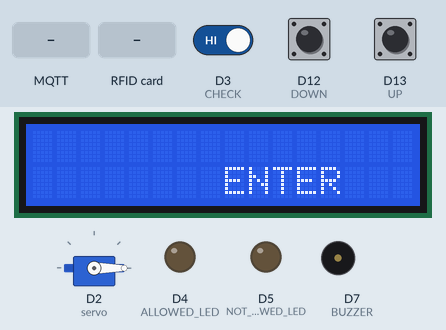
Recording of a sketch running on a simulated Arduino MKR. Shown: 16×2 character LCD, servo, output pins drawn as LEDs (lit = HIGH), buzzer (waves = sounding). Inputs (shaded band) come from the test bench; at power-on: D3 (CHECK) HIGH, D12 (DOWN) LOW, D13 (UP) LOW. WiFi joins after 1.5 s; servers stay silent unless stated; no MQTT or app messages arrive unless stated; what the sketch prints to the serial monitor is not drawn.

Above: at 14.1 s.
14.2 s: MQTT message "1" arrives on the second subscribed topic
At 15.7 s:
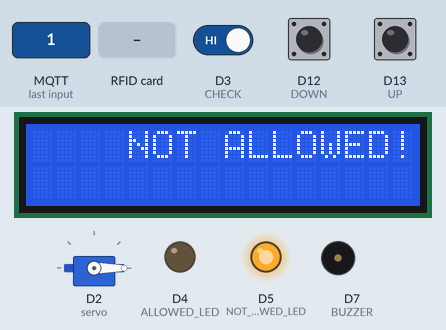
17.2 s: D3 (CHECK) driven LOW
At 19.2 s:
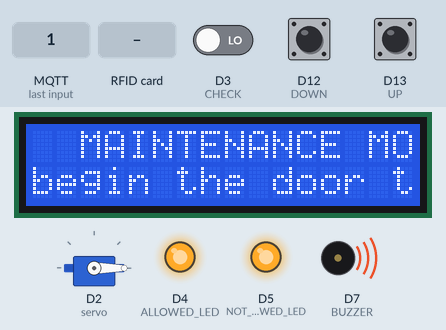
20.2 s: D3 (CHECK) driven HIGH
At 21.4 s:
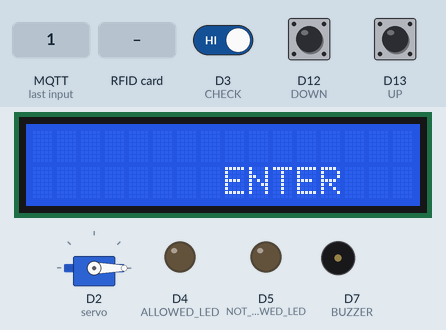
21.7 s: D12 (DOWN) pulled HIGH for 1 s
At 23.2 s:
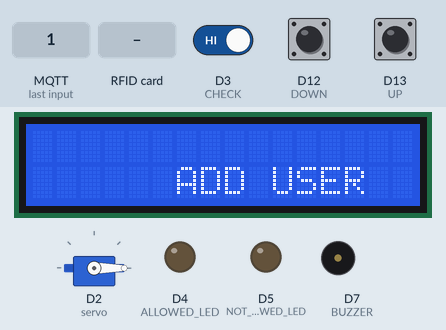
24.2 s: RFID card 5E 7A 19 C4 held to the reader
At 26.5 s:
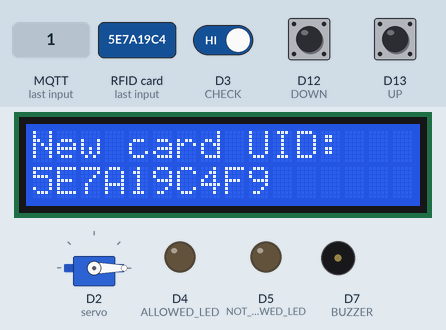
27.2 s: RFID card 5E 7A 19 C4 held to the reader
At 29.1 s:
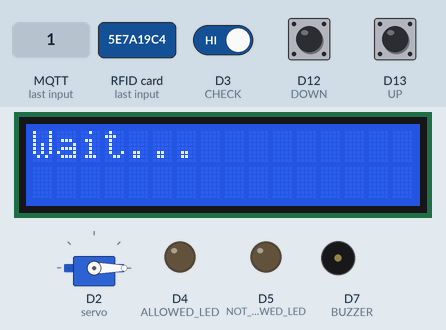
Timing chart, 0 to 30.6 s (numbered marks = the images above; inputs shaded):
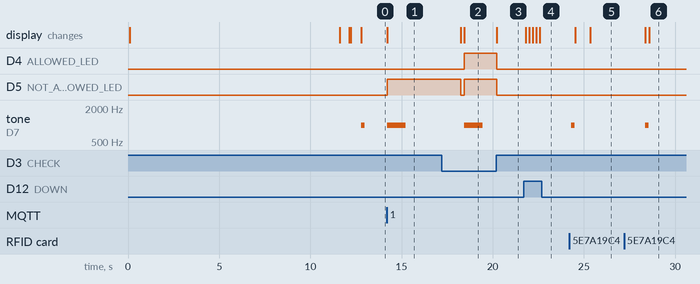

The sketch:

secure-door.ino
```cpp
#include <Servo.h>
#include <SPI.h>
#include <RFID.h>
#include <LiquidCrystal_I2C.h>
#include <WiFiNINA.h>
#include <ArduinoMqttClient.h>

#include "arduino_secrets.h"

#define SDA_DIO 10
#define RESET_DIO 9
#define ALLOWED_LED 4
#define NOT_ALLOWED_LED 5
#define UP 13
#define DOWN 12
#define CHECK 3
#define BUZZER 7

char ssid[] = SECRET_SSID;
char pass[] = SECRET_PASS;
String options[] = {"        ENTER","      ADD USER","    DELETE USER"};
int status = WL_IDLE_STATUS;
int choice = 0;
String uid = "";

// MQTT Credentials
const char broker[] = MQTT_BROKER;
const int port = MQTT_BROKER_PORT;
const char username[] = MQTT_BROKER_USER;
const char password[] = MQTT_BROKER_PWD;
const char access_request[] = "access/request";
const char access_response[] = "access/response";
const char register_request[] = "register/request";
const char register_response[] = "register/response";
const char delete_request[] = "delete/request";
const char delete_response[] = "delete/response";
const char emergency_lock[] = "emergency/lock";

Servo servo;
RFID RC522(SDA_DIO, RESET_DIO);
LiquidCrystal_I2C lcd(0x27, 16, 2);

WiFiClient wifiClient;
MqttClient mqttClient(wifiClient);

unsigned long lastMillis = 0;

void openDoorRequest(String addressCard) {
  mqttClient.beginMessage(access_request);
  mqttClient.print((String) addressCard);
  mqttClient.endMessage();
}

void openDoor() {
    lcd.clear();
    lcd.setCursor(0, 0);
    lcd.print("   ALLOWED TO PASS!");
    digitalWrite(ALLOWED_LED, HIGH);

    tone(BUZZER, 1000);
    delay(100);
    noTone(BUZZER);
    tone(BUZZER, 1000);
    delay(100);
    noTone(BUZZER);

    servo.write(90);

    delay(4000);
    lcd.setCursor(0, 0);
    lcd.print("Please, close the   door :)");
    while(!digitalRead(CHECK));
    delay(1000);

    servo.write(0);
}

void denyAccess() {
  lcd.clear();
  lcd.print("    NOT ALLOWED!");
  Serial.println("Access denied");
  Serial.println();
  digitalWrite(NOT_ALLOWED_LED, HIGH);
  tone(BUZZER, 1000);
  delay(1000);
  noTone(BUZZER);
  delay(3000);
}
void checkIsOpen() {
  if(!digitalRead(CHECK)) {
    lcd.setCursor(0, 0);
    lcd.print("  MAINTENANCE MODE");
    lcd.setCursor(0, 1);
    lcd.print("Close the door to");
    lcd.setCursor(0, 2);
    lcd.print("begin");

    digitalWrite(ALLOWED_LED, HIGH);
    digitalWrite(NOT_ALLOWED_LED, HIGH);

    tone(BUZZER, 1000);
    delay(1000);
    noTone(BUZZER);

    while(!digitalRead(CHECK));

    printActualChoice();
  }
}

void mqttBrokerConnect() {
  mqttClient.setUsernamePassword(username, password);

  Serial.print("Attempting to connect to the MQTT broker: ");
  Serial.println(broker);
  lcd.clear();
  lcd.setCursor(0, 0);
  lcd.print("Connecting to MQTT  broker");

  if (!mqttClient.connect(broker, port)) {
    Serial.print("MQTT connection failed! Error code = ");
    Serial.println(mqttClient.connectError());
    lcd.clear();
    lcd.setCursor(0, 0);
    lcd.print("MQTT connection failed!");

    while (1);
  }

  Serial.println("You're connected to the MQTT broker!");
  Serial.println();
  lcd.clear();
  lcd.setCursor(0, 0);
  lcd.print("Connected to MQTT   broker");

  // set the message receive callback
  mqttClient.onMessage(onMqttMessage);

  // subscribe to topics
  Serial.println("Subscribing to topics: ");
  Serial.print(" - ");
  Serial.println(access_request);
  mqttClient.subscribe(access_request);
  Serial.print(" - ");
  Serial.println(access_response);
  mqttClient.subscribe(access_response);
  Serial.print(" - ");
  Serial.println(register_request);
  mqttClient.subscribe(register_request);
  Serial.print(" - ");
  Serial.println(register_response);
  mqttClient.subscribe(register_response);
  Serial.print(" - ");
  Serial.println(delete_request);
  mqttClient.subscribe(delete_request);
  Serial.print(" - ");
  Serial.println(delete_response);
  mqttClient.subscribe(delete_response);
  Serial.print(" - ");
  Serial.println(emergency_lock);
  mqttClient.subscribe(emergency_lock);
  delay(500);
}

// On receive message from the topic
void onMqttMessage(int messageSize) {
  String topic = (String) mqttClient.messageTopic();
  String s = "";
  while (mqttClient.available()) {
    s.concat((char)mqttClient.read());
  }
  if (topic == access_response) {
    if (s == "success") {
      openDoor();
    } else {
      denyAccess();
    }
  } else if (topic == register_response) {
    Serial.println(s);
    lcd.clear();
    lcd.setCursor(0, 1);
    s.toUpperCase();
    lcd.print(s);
    delay(3000);
  } else if(topic == delete_response) {
    Serial.println(s);
    lcd.clear();
    lcd.setCursor(0, 1);
    s.toUpperCase();
    lcd.print(s);
    delay(3000);
  } else if(topic == emergency_lock) {
    emergencyLock();
  }

  printActualChoice();
}

void emergencyLock() {
  lcd.clear();
  lcd.setCursor(0, 1);
  lcd.print("   EMERGENCY LOCK");

  for (int i = 0; i < 4; i++) {
    digitalWrite(ALLOWED_LED, HIGH);
    digitalWrite(NOT_ALLOWED_LED, HIGH);
    tone(BUZZER, 1000);
    delay(1000);
    digitalWrite(ALLOWED_LED, LOW);
    digitalWrite(NOT_ALLOWED_LED, LOW);
    noTone(BUZZER);
    delay(1000);
  }

  digitalWrite(ALLOWED_LED, HIGH);
  digitalWrite(NOT_ALLOWED_LED, HIGH);

  while (true);
}

void wifiConnect() {
  Serial.println("Checking Wi-fi status ...");

  if (WiFi.status() == WL_NO_MODULE) {
    Serial.println("Communication with WiFi module failed!");
    while (true);
  }

  String fv = WiFi.firmwareVersion();
  if (fv < "1.0.0") {
    Serial.println("Please upgrade the firmware");
  }

  while (status != WL_CONNECTED) {
    Serial.print("Attempting to connect to WPA SSID: ");
    Serial.println(ssid);
    lcd.clear();
    lcd.setCursor(0, 0);
    lcd.print("Connecting to WPA:");
    lcd.setCursor(0, 1);
    lcd.print(ssid);
    status = WiFi.begin(ssid, pass);

    delay(10000);
  }

  Serial.print("You're connected to the network");
  lcd.clear();
  lcd.setCursor(0, 0);
  lcd.print("Connected!");
  printCurrentNet();
  printWifiData();
  delay(500);
}

void printWifiData() {
  IPAddress ip = WiFi.localIP();
  Serial.print("IP Address: ");
  Serial.println(ip);
  Serial.println(ip);

  byte mac[6];
  WiFi.macAddress(mac);
  Serial.print("MAC address: ");
  printMacAddress(mac);
}

void printCurrentNet() {
  Serial.print("SSID: ");
  Serial.println(WiFi.SSID());

  byte bssid[6];
  WiFi.BSSID(bssid);
  Serial.print("BSSID: ");
  printMacAddress(bssid);

  long rssi = WiFi.RSSI();
  Serial.print("signal strength (RSSI):");
  Serial.println(rssi);

  byte encryption = WiFi.encryptionType();
  Serial.print("Encryption Type:");
  Serial.println(encryption, HEX);
  Serial.println();
}

void printMacAddress(byte mac[]) {
  for (int i = 5; i >= 0; i--) {
    if (mac[i] < 16) {
      Serial.print("0");
    }
    Serial.print(mac[i], HEX);
    if (i > 0) {
      Serial.print(":");
    }
  }
  Serial.println();
}

void printActualChoice() {
  Serial.println(options[choice]);
  lcd.clear();
  lcd.setCursor(0, 1);
  lcd.print(options[choice]);
}

void readCard() {
  byte i;

  if (RC522.isCard()) {
    tone(BUZZER, 1000);
    delay(200);
    noTone(BUZZER);
    RC522.readCardSerial();
    Serial.println("Card UID:");
    lcd.clear();
    lcd.setCursor(0, 0);
    lcd.print("Wait...");

    for(i = 0; i <= 4; i++) {
      uid += String (RC522.serNum[i],HEX);
      uid.toUpperCase();
    }
    Serial.println(uid);
    delay(800);
  }
}

void addCard(String newCard) {
  uid = "";
  lcd.clear();
  lcd.setCursor(0, 0);
  lcd.print("New card UID:");
  lcd.setCursor(0, 1);
  lcd.print(newCard);
  Serial.print("New card UID: ");
  Serial.println(newCard);
  Serial.println();
  delay(3000);
  Serial.println("Confirm with administrator card...");
  lcd.clear();
  lcd.setCursor(0, 0);
  lcd.print("Admin confirmation...");
  while(uid == "") {
    readCard();
    delay(500);
  }
  String admin = uid;
  uid = "";


  mqttClient.beginMessage(register_request);
  mqttClient.print((String) "{ \"newCard\": \""+ newCard + "\", \"admin\": \""+ admin + "\" }");
  mqttClient.endMessage();

  lcd.clear();
  lcd.setCursor(0, 0);
  lcd.print("Wait...");

  choice = 0;
}

void deleteCard(String deleteUid) {
  uid = "";
  lcd.clear();
  lcd.setCursor(0, 0);
  lcd.print("Delete UID:");
  lcd.setCursor(0, 1);
  lcd.print(deleteUid);
  Serial.print("Delete UID: ");
  Serial.println(deleteUid);
  Serial.println();
  delay(3000);
  Serial.println("Confirm with administrator card...");
  lcd.clear();
  lcd.setCursor(0, 0);
  lcd.print("Admin confirmation...");
  while(uid == "") {
    readCard();
    delay(500);
  }
  String admin = uid;
  uid = "";


  mqttClient.beginMessage(delete_request);
  mqttClient.print((String) "{ \"deleteUid\": \""+ deleteUid + "\", \"admin\": \""+ admin + "\" }");
  mqttClient.endMessage();

  lcd.clear();
  lcd.setCursor(0, 0);
  lcd.print("Wait...");

  choice = 0;
}

void setup() {
  // OUTPUT PINS
  pinMode(ALLOWED_LED, OUTPUT);
  pinMode(NOT_ALLOWED_LED, OUTPUT);
  pinMode(BUZZER, OUTPUT);

  // INPUT PINS
  pinMode(CHECK, INPUT);
  pinMode(UP, INPUT);
  pinMode(DOWN, INPUT);

  lcd.begin();
  lcd.backlight();
  lcd.clear();

  if(!digitalRead(CHECK)) {
    lcd.setCursor(0, 0);
    lcd.print("  MAINTENANCE MODE");
    lcd.setCursor(0, 1);
    lcd.print("Close the door to");
    lcd.setCursor(0, 2);
    lcd.print("begin");

    tone(BUZZER, 1000);
    delay(1000);
    noTone(BUZZER);

    digitalWrite(ALLOWED_LED, HIGH);
    digitalWrite(NOT_ALLOWED_LED, HIGH);

    while(!digitalRead(CHECK));
  }

  servo.attach(2);
  servo.write(90);
  servo.write(0);
  Serial.begin(9600);
  while (!Serial);
  wifiConnect();
  mqttBrokerConnect();
  SPI.begin();
  RC522.init();
  printActualChoice();
  tone(BUZZER, 1000);
  delay(200);
  noTone(BUZZER);
}

void loop() {
  mqttClient.poll();

  digitalWrite(ALLOWED_LED, LOW);
  digitalWrite(NOT_ALLOWED_LED, LOW);

  if (digitalRead(UP) == 1) {
    choice = (choice + 1) % 3;
    printActualChoice();
  } else if(digitalRead(DOWN) == 1) {
    if (choice == 0) choice = 2;
    else choice--;
    printActualChoice();
  }

  delay(150);

  readCard();

  if(uid != "") {
    switch(choice) {
      case 0:
        Serial.println("Request!");
        openDoorRequest(uid);
        break;
      case 1:
        Serial.println("Add!");
        addCard(uid);
        break;
      case 2:
        Serial.println("Delete!");
        deleteCard(uid);
        break;
      default: break;
    }
    uid = "";
  }

  checkIsOpen();
}
```

arduino_secrets.h
```cpp
#define SECRET_SSID ""
#define SECRET_PASS ""
#define MQTT_BROKER "tailor.cloudmqtt.com"
#define MQTT_BROKER_PWD "z7YL9QScgIuL"
#define MQTT_BROKER_PORT 12489
#define MQTT_BROKER_USER "bvsezqfd"
```

Measured:
- after the input at 14.2 s, D5 (NOT_ALLOWED_LED): LOW → HIGH at once; tone on D7 (BUZZER): silent → 1000 Hz at once, → silent 1.0 s later; the display: changes at once (image 1)
- after the input at 17.2 s, D4 (ALLOWED_LED): LOW → HIGH after 1.3 s; tone on D7 (BUZZER): silent → 1000 Hz after 1.3 s, → silent 1.0 s later; the display: first differs from a run without the input after 1.3 s (image 2)
- after the input at 20.2 s, D4 (ALLOWED_LED), D5 (NOT_ALLOWED_LED): HIGH → LOW at once; the display: changes at once (image 3)
- after the input at 21.7 s, the display: first changes after 0.11 s (image 4 shows a later state)
- after the input at 24.2 s, tone on D7 (BUZZER): silent → 1000 Hz after 0.11 s, → silent 0.20 s later; the display: first changes after 0.32 s (image 5 shows a later state)
- after the input at 27.2 s, tone on D7 (BUZZER): silent → 1000 Hz after 1.2 s, → silent 0.20 s later; the display: first differs from a run without the input after 1.4 s (image 6)
